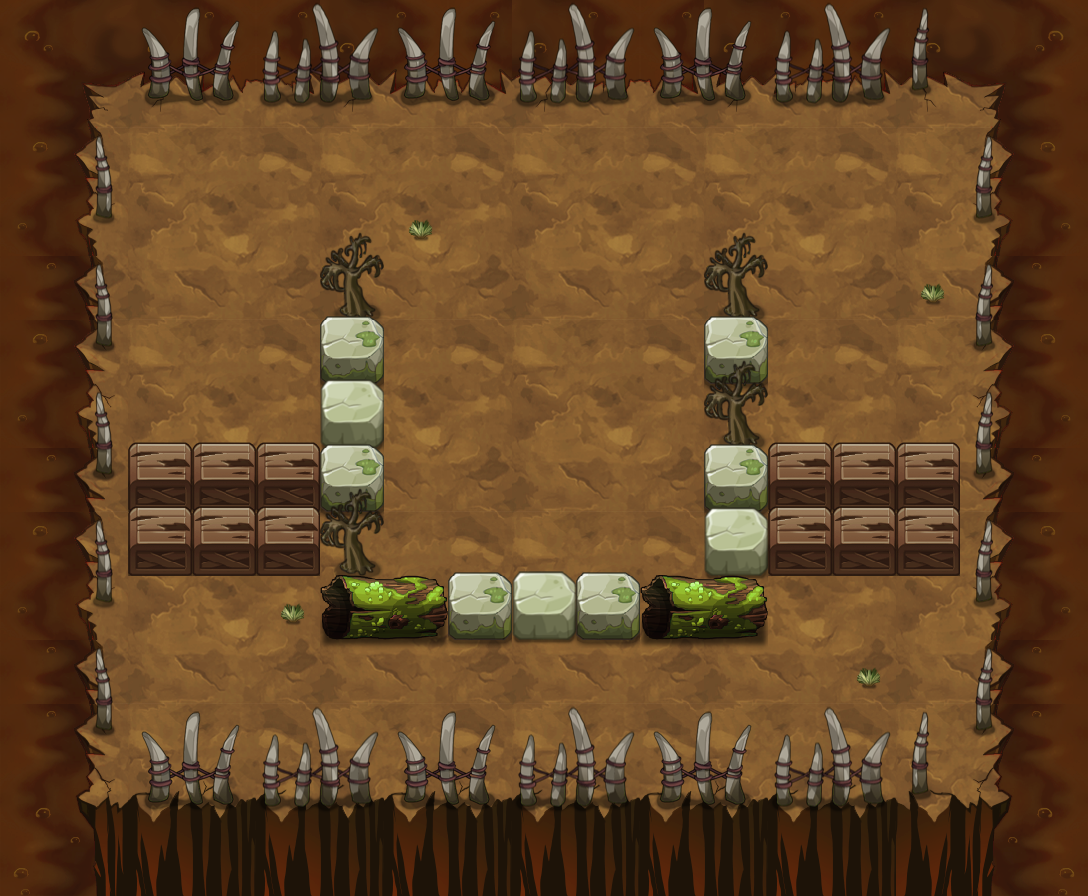

Below is a game level as drawn by its tile map, then a one-line description and the .tmx that defines it (tile-layer data replaced by summaries):
An orthogonal 17x14 tile map with 64x64 px tiles, 12 tile layers (PASS, 块层 2, 块层 5, 块层 3, ...) and 9 objects (5x TRAP, 3x yjwus1, PLAYER).

<map version="1.0" orientation="orthogonal" width="17" height="14" tilewidth="64" tileheight="64">
 <properties>
  <property name="DESTRY1" value="25" />
  <property name="DESTRY2" value="27" />
  <property name="DESTRY_COUNT" value="2" />
  <property name="EXP" value="995" />
  <property name="ITEM" value="D037" />
  <property name="MONEY" value="1493" />
 </properties>
 <tileset firstgid="1" name="yjbl" tilewidth="64" tileheight="64">
  <image source="yjbl-hd.png" width="900" height="1200" />
 </tileset>
 <layer name="PASS" width="17" height="14">
  <data>[238 cells, 139 non-empty, 11 distinct tile ids]</data>
 </layer>
 <layer name="块层 2" width="17" height="14">
  <data>[238 cells, 238 non-empty, 31 distinct tile ids]</data>
 </layer>
 <layer name="块层 5" width="17" height="14">
  <data>[238 cells, 17 non-empty, 5 distinct tile ids]</data>
 </layer>
 <layer name="块层 3" width="17" height="14">
  <data>[238 cells, 65 non-empty, 12 distinct tile ids]</data>
 </layer>
 <layer name="块层 6" width="17" height="14">
  <data>[238 cells, 29 non-empty, 6 distinct tile ids]</data>
 </layer>
 <layer name="SHELTER 11" width="17" height="14">
  <data>[238 cells, 13 non-empty, 5 distinct tile ids]</data>
 </layer>
 <layer name="SHELTER 8" width="17" height="14">
  <data>[238 cells, 7 non-empty, 4 distinct tile ids]</data>
 </layer>
 <layer name="SHELTER 7" width="17" height="14">
  <data>[238 cells, 8 non-empty, 3 distinct tile ids]</data>
 </layer>
 <layer name="SHELTER 6" width="17" height="14">
  <data>[238 cells, 8 non-empty, 2 distinct tile ids]</data>
 </layer>
 <layer name="SHELTER 5" width="17" height="14">
  <data>[238 cells, 2 non-empty, 2 distinct tile ids]</data>
 </layer>
 <layer name="SHELTER 4" width="17" height="14">
  <data>[238 cells, 2 non-empty, 1 distinct tile ids]</data>
 </layer>
 <layer name="SHELTER 3" width="17" height="14">
  <data>[238 cells, 2 non-empty, 1 distinct tile ids]</data>
 </layer>
 <objectgroup name="对象层 1" width="34" height="28">
  <object name="liusha" type="TRAP" x="512" y="384" width="64" height="64">
   <properties>
    <property name="lua_ai" value="trap_mire_ai" />
    <property name="trap_ani" value="liusha.actor" />
    <property name="trap_floor" value="true" />
    <property name="trap_sh" value="1" />
    <property name="trap_sw" value="1" />
   </properties>
  </object>
  <object name="PLAYER" type="PLAYER" x="512" y="704" width="64" height="64" />
  <object name="yjwus1" x="192" y="256" width="64" height="64">
   <properties>
    <property name="buff_type" value="fire_shell" />
    <property name="lua_ai" value="monster_yjwus_ai" />
    <property name="quality" value="yjwus1.quality" />
   </properties>
  </object>
  <object name="yjwus1" x="512" y="128" width="64" height="64">
   <properties>
    <property name="buff_type" value="fire_shell" />
    <property name="lua_ai" value="monster_yjwus_ai" />
    <property name="quality" value="yjwus1.quality" />
   </properties>
  </object>
  <object name="yjwus1" x="832" y="256" width="64" height="64">
   <properties>
    <property name="buff_type" value="fire_shell" />
    <property name="lua_ai" value="monster_yjwus_ai" />
    <property name="quality" value="yjwus1.quality" />
   </properties>
  </object>
  <object name="staff_driger_control" type="TRAP" x="0" y="832" width="64" height="64">
   <properties>
    <property name="trap_delay" value="10" />
    <property name="trap_id" value="0" />
    <property name="trap_script" value="trap(&quot;staff_driger&quot;):setOpened(true);" />
    <property name="trap_start_mode" value="2" />
    <property name="trap_state" value="open" />
   </properties>
  </object>
  <object name="staff_driger" type="TRAP" x="512" y="512" width="64" height="64">
   <properties>
    <property name="trap_ani" value="driger.actor" />
    <property name="trap_floor" value="true" />
    <property name="trap_id" value="0" />
    <property name="trap_script" value="target(&quot;PLAYER&quot;):setCurrentUseSkill(  make_ice_staff_skill()  );target(&quot;PLAYER&quot;):setEffectAnimateName(&quot;find_player.ani&quot;);trap(&quot;staff_driger&quot;):setOpened(false)" />
    <property name="trap_start_mode" value="0" />
    <property name="trap_state" value="open" />
   </properties>
  </object>
  <object name="zi_dan_left1" type="TRAP" x="896" y="128" width="64" height="64">
   <properties>
    <property name="trap_ani" value="fire_cat_left.actor" />
    <property name="trap_delay" value="2" />
    <property name="trap_id" value="0" />
    <property name="trap_script" value="trap(&quot;zi_dan_left1&quot;):setAtkPower(target(&quot;PLAYER&quot;):getHP()*0.1);trap(&quot;zi_dan_left1&quot;):turnLeft(); trap(&quot;zi_dan_left1&quot;):getAI():getActions():addObject( AIUseSkill:create(   SkillLua:create(&quot;skill_0001&quot;)  )  );" />
    <property name="trap_start_mode" value="2" />
    <property name="trap_state" value="open" />
   </properties>
  </object>
  <object name="zi_dan_right1" type="TRAP" x="128" y="192" width="64" height="64">
   <properties>
    <property name="trap_ani" value="fire_cat_right.actor" />
    <property name="trap_delay" value="2" />
    <property name="trap_id" value="0" />
    <property name="trap_script" value="trap(&quot;zi_dan_right1&quot;):setAtkPower(target(&quot;PLAYER&quot;):getHP()*0.1);trap(&quot;zi_dan_right1&quot;):turnRight(); trap(&quot;zi_dan_right1&quot;):getAI():getActions():addObject( AIUseSkill:create(   SkillLua:create(&quot;skill_0001&quot;)  )  );" />
    <property name="trap_start_mode" value="2" />
    <property name="trap_state" value="open" />
   </properties>
  </object>
 </objectgroup>
</map>
